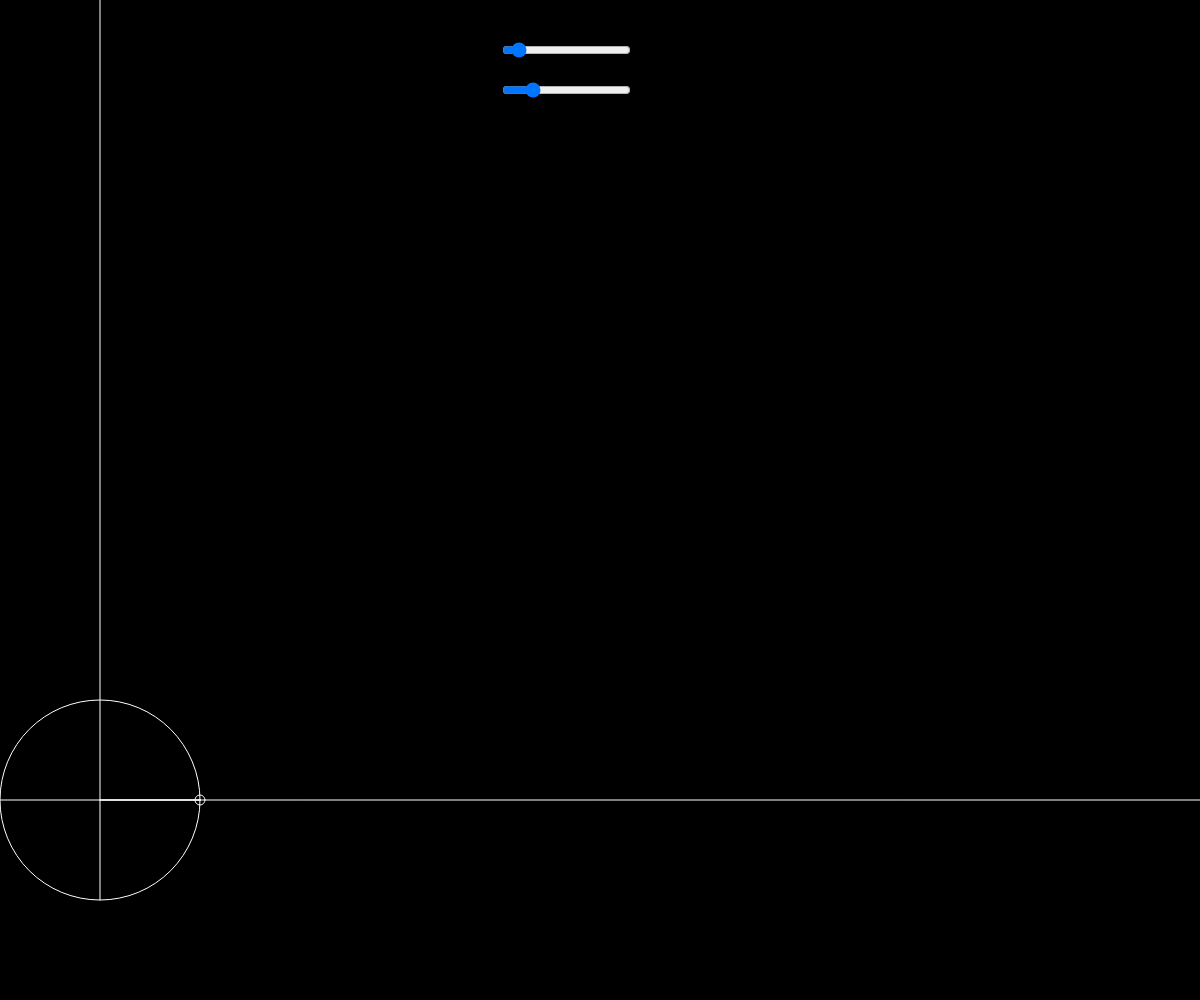
Frame 1 (no input)
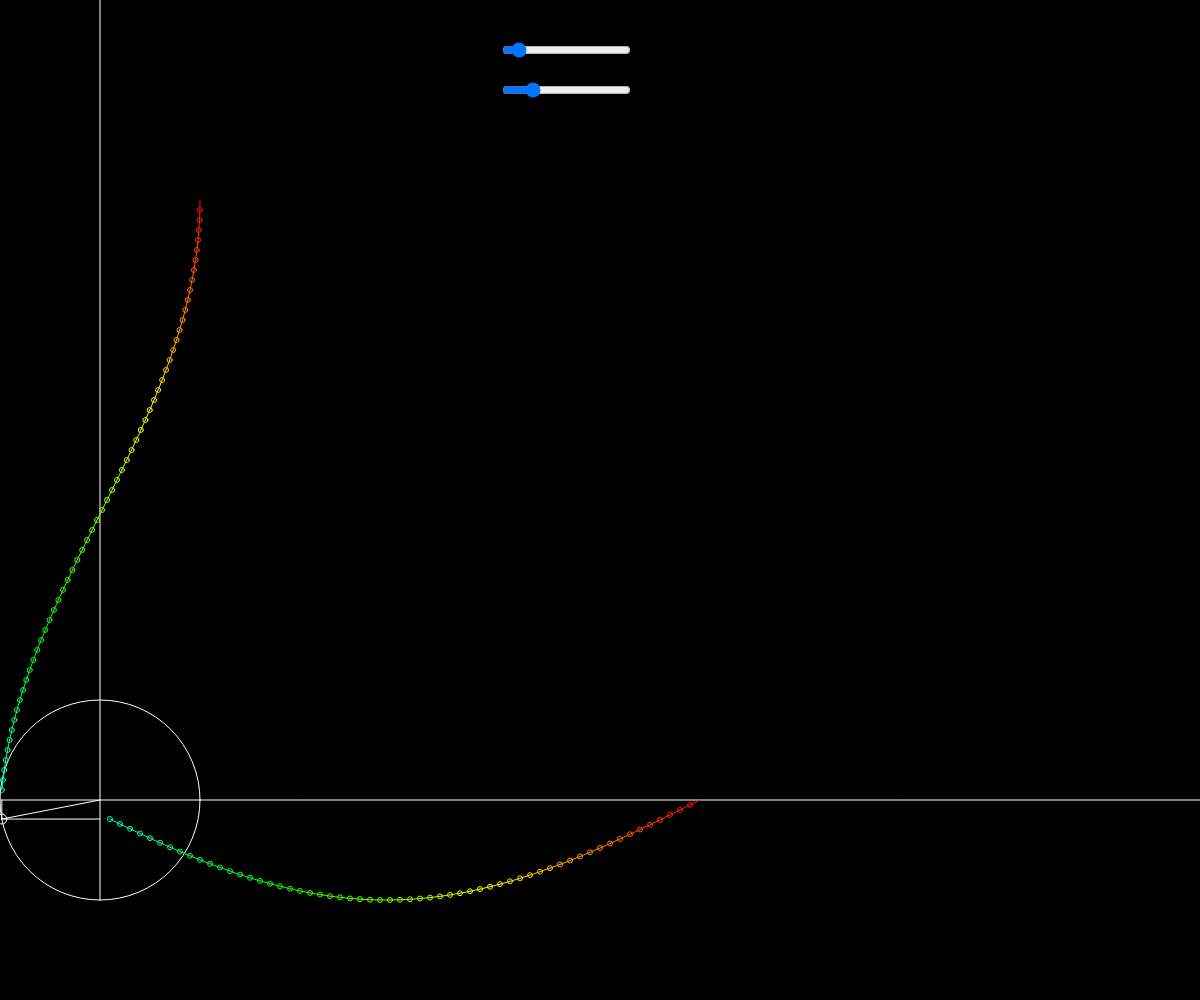
Frame 60 (no input)
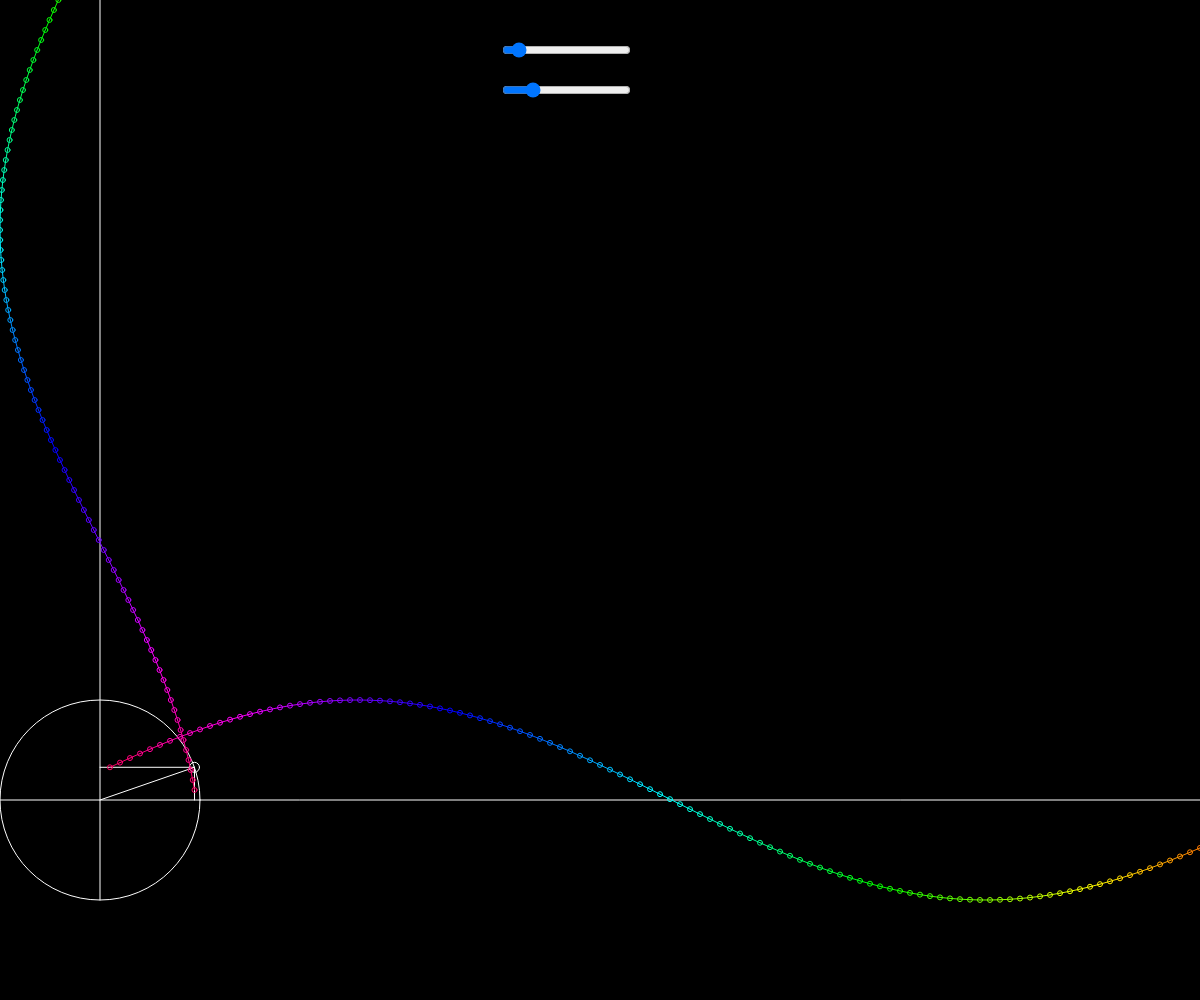
Frame 120 (the mouse pressed at the canvas centre since frame 60)

The p5.js sketch that drew these frames (run headless with seeded random() and noise() and a simulated clock; from frame 60 on, the mouse is pressed at the canvas centre):

// p5.js sketch
// ── sketch.js
let origin;
let sin = []
let cos = []

let t = 0
let r = 100

let tSlider;
let rSlider;
let color = 0;

function setup() {
  createCanvas(windowWidth, windowHeight);
  background(0);


  origin = {x: 100, y: windowHeight - 200}

  tSlider = createSlider(1, 50, 5);
  tSlider.position(500, 40);

  rSlider = createSlider(50, 300, 100);
  rSlider.position(500, 80);

  colorMode(HSB, 255); 
}

function draw() {
  background(0)

  r = rSlider.value()

  noFill()
  stroke(255)

  ellipse(origin.x, origin.y, 2*r)

  ellipse(origin.x + Math.cos(t)*r, origin.y + Math.sin(t)*r, 10)

  line( origin.x + Math.cos(t)*r,origin.y, origin.x + Math.cos(t)*r, origin.y + Math.sin(t)*r )
  line(origin.x,origin.y + Math.sin(t)*r,origin.x + Math.cos(t)*r, origin.y + Math.sin(t)*r )

  line(origin.x,origin.y,origin.x + Math.cos(t)*r, origin.y + Math.sin(t)*r )


  line(origin.x - r, origin.y, windowWidth, origin.y)

  line(origin.x, 0, origin.x, origin.y+r)

  sin.push(origin.y + Math.sin(t)*r)
  cos.push(origin.x + Math.cos(t)*r)

  
  



  for (let i = 1; i < sin.length; i++) {
    
    let n = (sin.length-i)


    color = (i*2) % 255

    stroke(color, 255, 255)

    line(origin.x+(n+1)*10,sin[i-1], origin.x+n*10,sin[i])
    ellipse(origin.x+n*10,sin[i], 5)

    line(cos[i-1], origin.y-(n+1)*10, cos[i], origin.y-n*10)
    ellipse(cos[i], origin.y-n*10, 5)
    
  }



  t += tSlider.value()/100

  
}
